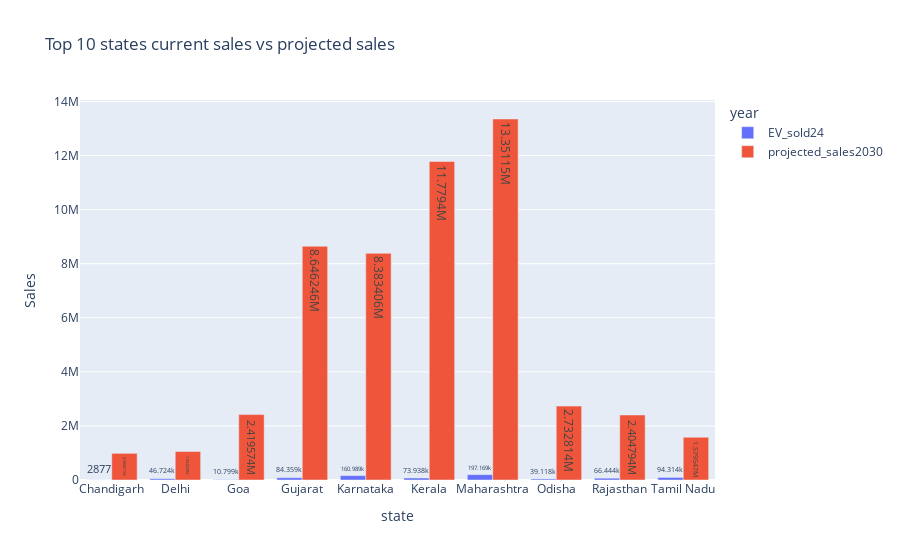

Here is the notebook cell this chart was saved with:
### Code cell
fig=px.bar(state_melt,x='state',y='Sales',text_auto=True,
        title='Top 10 states current sales vs projected sales',color='year',barmode='group')
fig.show()

### Figure 1 — Plotly figure (JSON) as saved in the notebook; plotly's stock layout.template omitted (floating-point values rounded to 4 significant figures)
{"data": [{"alignmentgroup": "True", "hovertemplate": "year=EV_sold24<br>state=%{x}<br>Sales=%{y}<extra></extra>", "legendgroup": "EV_sold24", "marker": {"color": "#636efa", "pattern": {"shape": ""}}, "name": "EV_sold24", "offsetgroup": "EV_sold24", "orientation": "v", "showlegend": true, "textposition": "auto", "texttemplate": "%{y}", "type": "bar", "x": ["Chandigarh", "Delhi", "Goa", "Gujarat", "Karnataka", "Kerala", "Maharashtra", "Odisha", "Rajasthan", "Tamil Nadu"], "xaxis": "x", "y": [2877, 46724, 10799, 84359, 160989, 73938, 197169, 39118, 66444, 94314], "yaxis": "y"}, {"alignmentgroup": "True", "hovertemplate": "year=projected_sales2030<br>state=%{x}<br>Sales=%{y}<extra></extra>", "legendgroup": "projected_sales2030", "marker": {"color": "#EF553B", "pattern": {"shape": ""}}, "name": "projected_sales2030", "offsetgroup": "projected_sales2030", "orientation": "v", "showlegend": true, "textposition": "auto", "texttemplate": "%{y}", "type": "bar", "x": ["Chandigarh", "Delhi", "Goa", "Gujarat", "Karnataka", "Kerala", "Maharashtra", "Odisha", "Rajasthan", "Tamil Nadu"], "xaxis": "x", "y": [986811, 1054259, 2419574, 8646246, 8383406, 11779401, 13351146, 2732814, 2404794, 1579547], "yaxis": "y"}], "layout": {"barmode": "group", "legend": {"title": {"text": "year"}, "tracegroupgap": 0}, "title": {"text": "Top 10 states current sales vs projected sales"}, "xaxis": {"anchor": "y", "domain": [0, 1], "title": {"text": "state"}}, "yaxis": {"anchor": "x", "domain": [0, 1], "title": {"text": "Sales"}}}}
